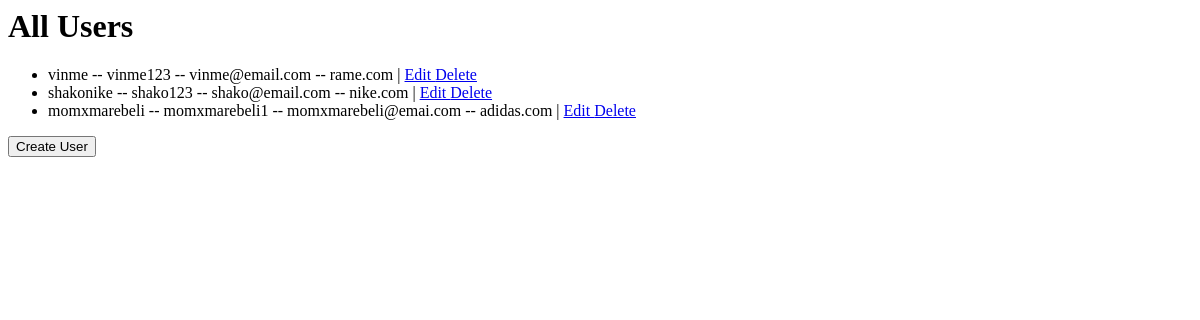
Before: / with the older database file.
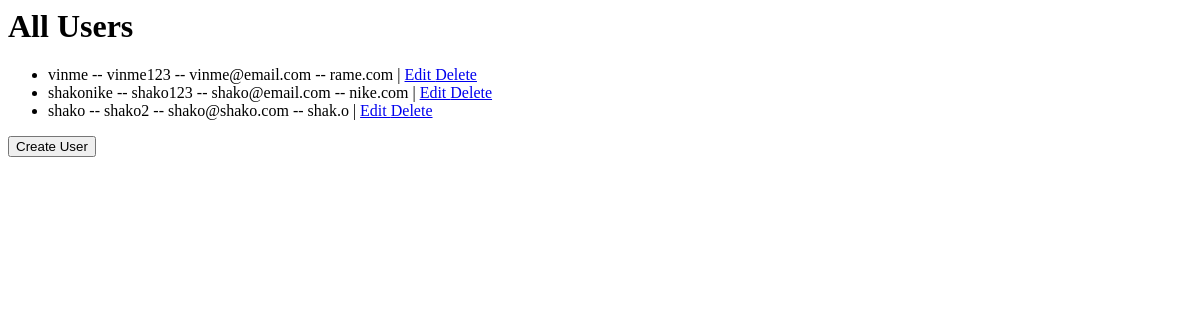
After: the same page with the newer database file.
### user/models.py (models this page shows)
class User(models.Model):
    website = models.CharField(max_length=50)
    username = models.CharField(max_length=50)
    email = models.EmailField()
    password = models.CharField(max_length=100)

### user/views.py (the view)
# urls.py: path('', views.list_user, name="user-list"),
def list_user(request):
    users = User.objects.all()
    return render(request, "list_users.html", {"users": users})

### user/templates/list_users.html
<h1>All Users</h1>
<ul>
    {% for user in users %}
    <li>
        {{user.username}} -- {{user.password}} -- {{user.email}} -- {{user.website}} |
        <a href="{% url 'user-update' user.pk %}"> Edit </a>
        <a href="{% url 'user-delete' user.pk %}"> Delete </a>
    </li>
    {% endfor %}
</ul>
<button onclick="location.href='{% url 'user-create' %}'" type="button">Create User</button>

Changed rows visible on the page:
removed User: username "momxmarebeli", password "momxmarebeli1", email "momxmarebeli@emai.com", website "adidas.com"
added User: username "shako", password "shako2", email "shako@shako.com", website "shak.o"
